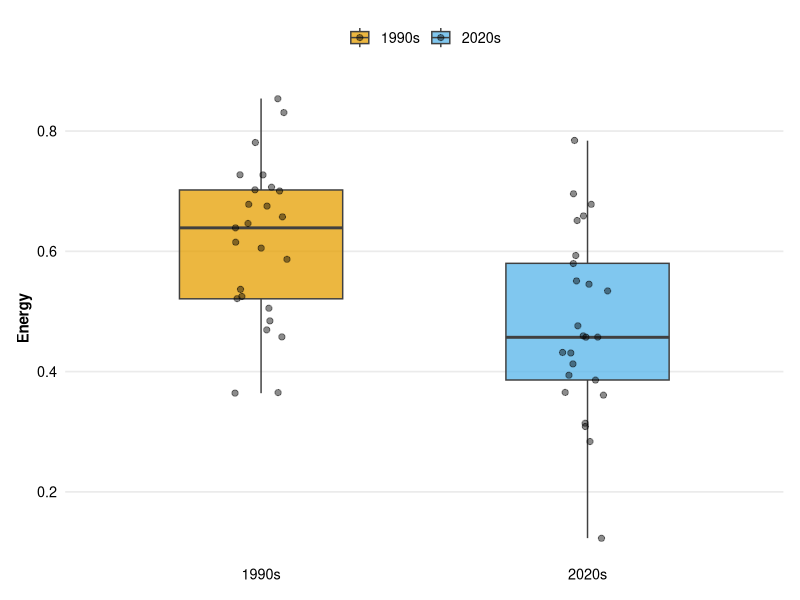

Write R code to recreate this figure.
library(tidyverse)

era_fill <- c("1990s" = "#E69F00", "2020s" = "#56B4E9")
era_color <- c("1990s" = "#E69F00", "2020s" = "#56B4E9")

theme_set(
  theme_minimal(base_size = 13) +
    theme(
      plot.title = element_text(face = "bold", size = 15),
      plot.subtitle = element_text(size = 11, color = "grey30"),
      axis.title.x = element_blank(),
      axis.title.y = element_text(size = 11),
      axis.text = element_text(color = "black"),
      legend.title = element_blank(),
      legend.position = "top",
      panel.grid.minor = element_blank(),
      panel.grid.major.x = element_blank(),
      plot.margin = margin(12, 12, 12, 12)
    )
)
# load, combine, clean data

rnb_90s <- read_csv("1990s.csv", show_col_types = FALSE) %>%
  mutate(
    `Release Date` = as.character(`Release Date`),
    Era = "1990s"
  )

rnb_2020s <- read_csv("2020s.csv", show_col_types = FALSE) %>%
  mutate(
    `Release Date` = as.character(`Release Date`),
    Era = "2020s"
  )

rnb_tracks <- bind_rows(rnb_90s, rnb_2020s)

rnb_tracks <- rnb_tracks %>%
  mutate(
    Danceability = as.numeric(Danceability),
    Energy = as.numeric(Energy),
    Valence = as.numeric(Valence),
    Tempo = as.numeric(Tempo),
    Era = factor(Era, levels = c("1990s", "2020s"))
  ) %>%
  drop_na(Danceability, Energy, Valence, Tempo)

energy <- ggplot(rnb_tracks, aes(x = Era, y = Energy, fill = Era)) +
  geom_boxplot(
    width = 0.5,
    alpha = 0.75,
    outlier.shape = NA,
    color = "grey25"
  ) +
  geom_jitter(
    width = 0.08,
    size = 1.8,
    alpha = 0.45,
    color = "black"
  ) +
  scale_fill_manual(values = era_fill) +
  labs(
#    title = "Energy Across R&B Eras",
#    subtitle = "1990s R&B tends to show higher overall intensity",
    y = "Energy",
    x = NULL
  ) +
  theme(
    axis.title.x = element_text(face = "bold"),
    axis.title.y = element_text(face = "bold")
  )


plot(energy)
